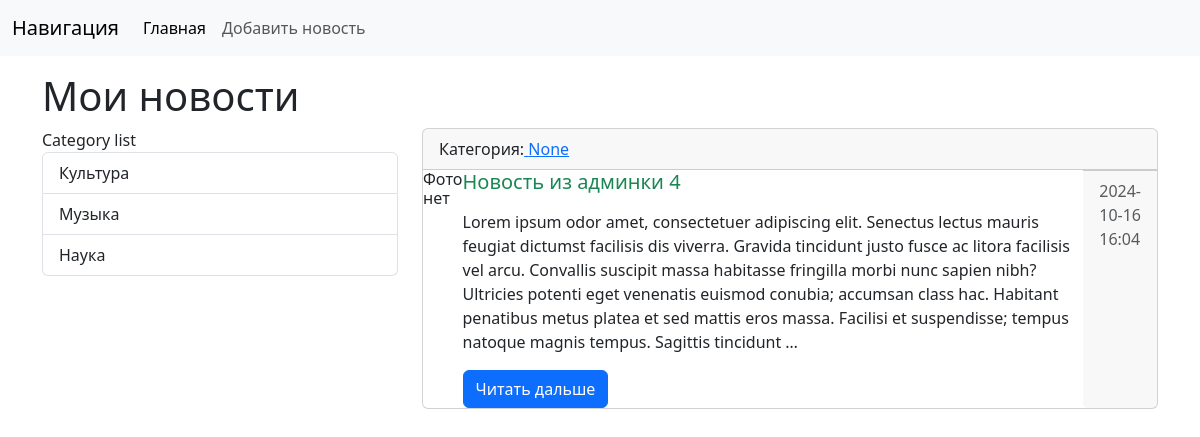
Before: /news/news/4/ with the older database file.
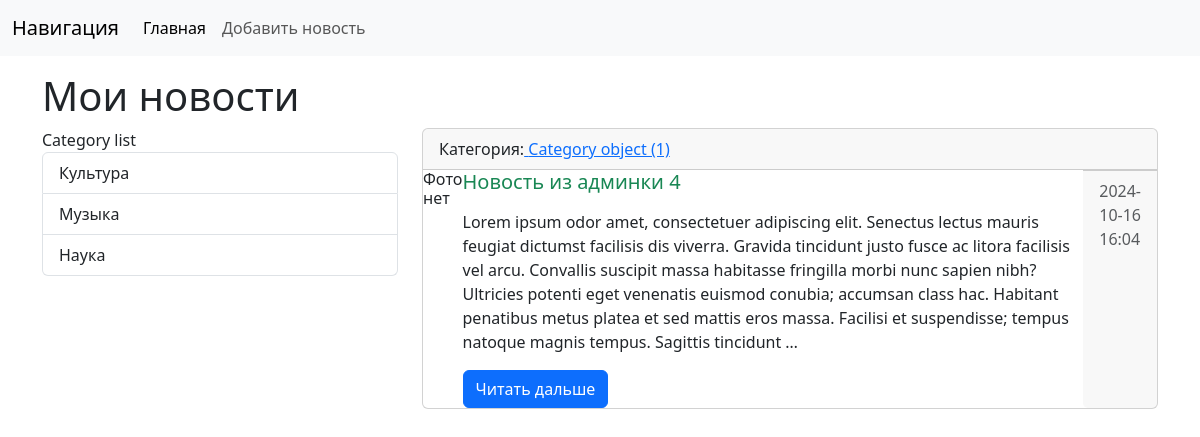
After: the same page with the newer database file.
### News/models.py (models this page shows, shortened)
class News(models.Model):
    title = models.CharField(max_length=150, verbose_name='Заголовок')
    content = models.TextField(blank=True, verbose_name='Текст')
    created_at = models.DateTimeField(auto_now_add=True, verbose_name='Время создания')
    updated_at = models.DateTimeField(auto_now=True, verbose_name='Время обновления')
    photo = models.ImageField(upload_to='media/%Y/%m/%d', verbose_name='Фото')
    is_published = models.BooleanField(default=True, verbose_name='Публикация')
    category = models.ForeignKey('Category', on_delete=models.PROTECT, null=True, verbose_name='Категория')
    class Meta:
        verbose_name = 'Новость'
        verbose_name_plural = 'Новости'
        ordering = ['-created_at']

class Category(models.Model):
    title = models.CharField(max_length=150, db_index=True, verbose_name='Категория')
    class Meta:
        verbose_name = 'Категория'
        verbose_name_plural = 'Категории'
        ordering = ['title']

### News/views.py (the view)
# urls.py: path('news/<int:news_id>/', view_news, name='view_news'),
def view_news(request, news_id):
    news_item = get_object_or_404(News, pk=news_id)
    context = {
        'news_item': news_item
    }
    return render(request, 'News/view_news.html', context=context)

### News/templatetags/news_tags.py (called while the page is built)
@register.simple_tag(name='get_list_categories')
def get_categories():
    return Category.objects.all()

@register.inclusion_tag('news/list_categories.html')
def show_categories(arg1='Category', arg2='list'):
    categories= Category.objects.all()
    return {'categories': categories, 'arg1': arg1, 'arg2': arg2}

### News/templates/News/view_news.html (shortened to what this page needs)
{% extends 'base.html' %}
{% block sidebar %}
{% include 'inc/_sidebar.html' %}
{% endblock %}
{% block content %}
<div class="card mb-3">
    <div class="card-header">
        Категория:<a href= "{{ item.category.get_absolute_url }}"> {{ news_item.category }} </a>
    </div>
    <div class="media" style="display: flex">
        <div class="media-photo">
            {% if item.photo %}
            <img src="{{ news_item.photo.url }}" class = "mr-3" width="350" alt="Photo">
            {% else %}
            <h6>Фото нет</h6>
            {% endif %}
        </div>
        <div class="media-body">
            <h5 class="card-title {% cycle 'text-success' ' text-danger' 'text-primary' %}">{{ news_item.title }}</h5>
            {% autoescape off %}
            <p class="card-text">{{ news_item.content|truncatewords:60|linebreaks }}</p>
            {% endautoescape %}
            <a href="#" class="btn btn-primary">Читать дальше</a>
        </div>
        <div class="card-footer text-muted">
            {{ news_item.created_at|date:"Y-m-d H:i" }}
        </div>
    </div>
</div>
{% endblock %}

Changed rows visible on the page:
changed News "Новость из админки 4": category "None" → "Category object (1)"
